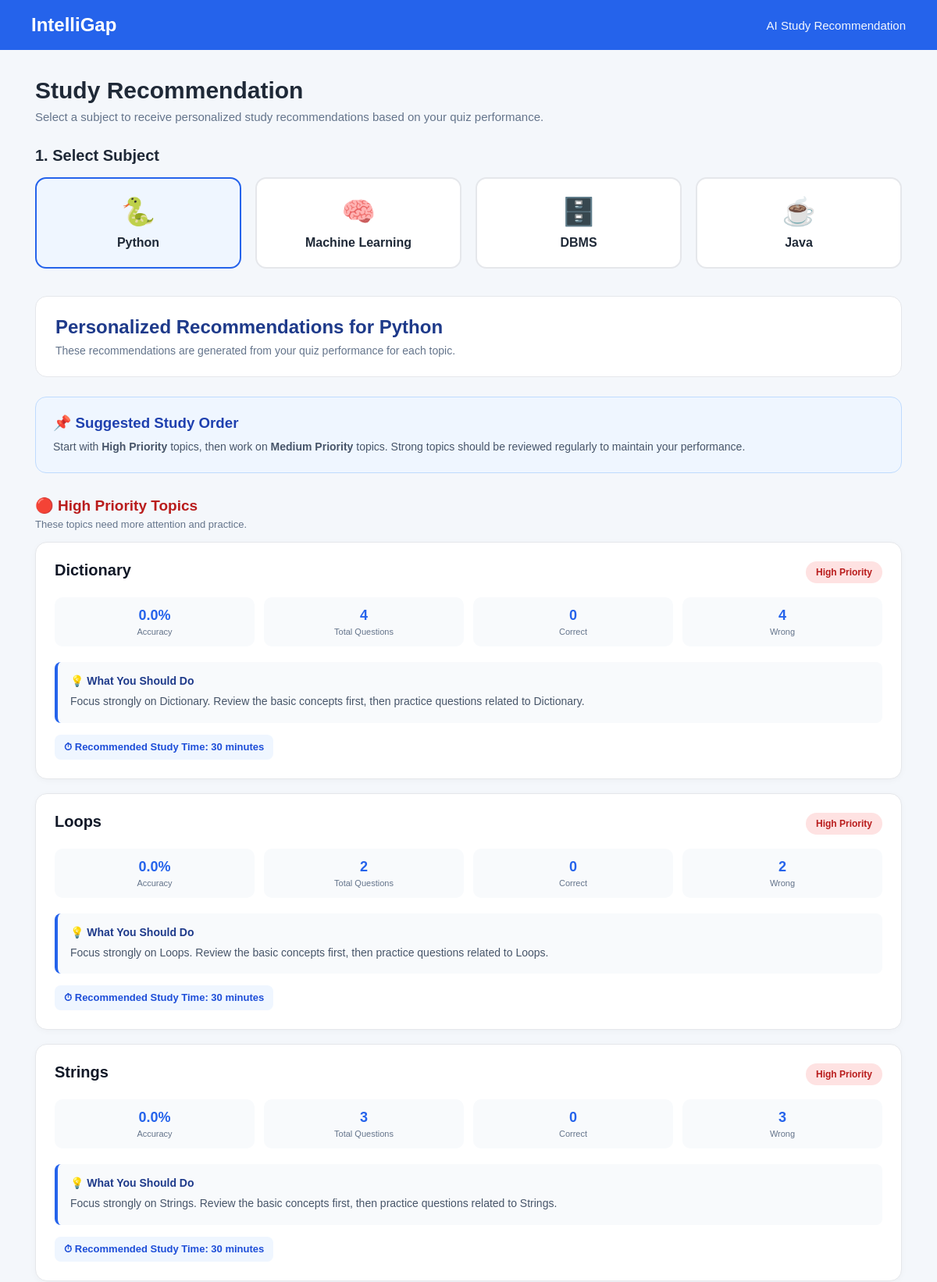
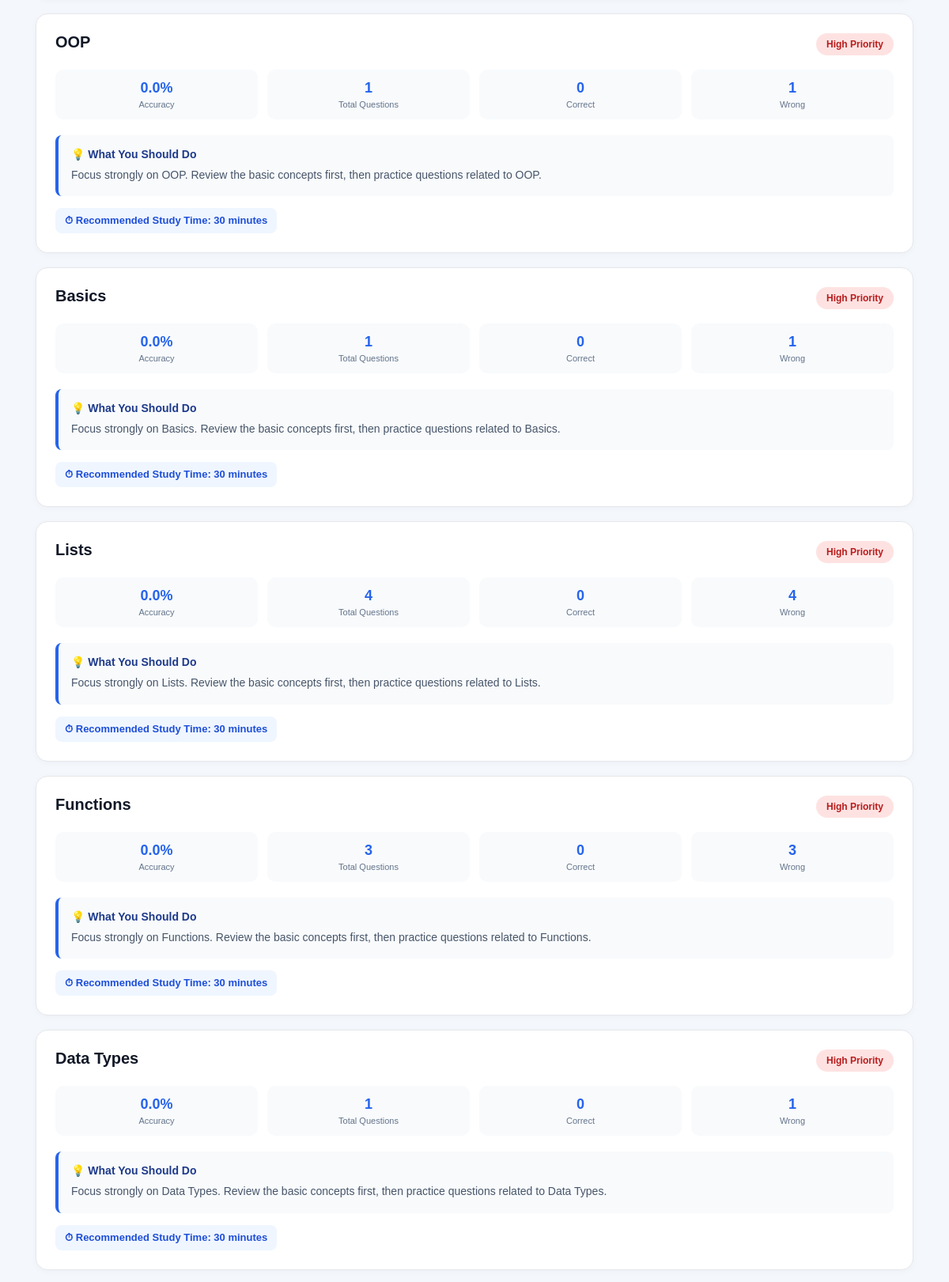
/recommendation/?subject=Python (signed in, upper part), run on the app's committed database (2 pictures, top to bottom).
### accounts/models.py (models this page shows, shortened)
class Question(models.Model):
    SUBJECTS = [
        ("Python", "Python"),
        ("Machine Learning", "Machine Learning"),
        ("DBMS", "DBMS"),
        ("Java", "Java"),
    ]
    QUESTION_TYPES = [
        ("MCQ", "MCQ"),
        ("FILL", "Fill in the Blank"),
        ("TEXT", "One Line Answer"),
    ]
    subject = models.CharField(
        max_length=50,
        choices=SUBJECTS
    )
    topic = models.CharField(max_length=100)
    question_type = models.CharField(
        max_length=10,
        choices=QUESTION_TYPES
    )
    question = models.TextField()
    option1 = models.CharField(
        max_length=200,
        blank=True
    )
    option2 = models.CharField(
        max_length=200,
        blank=True
    )
    option3 = models.CharField(
        max_length=200,
        blank=True
    )
    option4 = models.CharField(
        max_length=200,
        blank=True
    )
    answer = models.CharField(max_length=200)

### accounts/views/recommendation_views.py (the view)
def recommendation(request):
    student_id = request.session.get("student_id")
    if not student_id:
        return redirect("/login/")
    try:
        student = Student.objects.get(id=student_id)
    except Student.DoesNotExist:
        request.session.flush()
        return redirect("/login/")
    subjects = [
        {
            "name": "Python",
            "icon": "🐍"
        },
        {
            "name": "Machine Learning",
            "icon": "🧠"
        },
        {
            "name": "DBMS",
            "icon": "🗄️"
        },
        {
            "name": "Java",
            "icon": "☕"
        }
    ]
    selected_subject = request.GET.get(
        "subject",
        ""
    )
    answers = QuizAnswer.objects.filter(
        quiz_result__student=student
    ).select_related(
        "question",
        "quiz_result"
    )
    grouped_topics = {}
    for answer in answers:
        subject = answer.quiz_result.subject
        topic = answer.question.topic
        key = (
            subject,
            topic
        )
        if key not in grouped_topics:
            grouped_topics[key] = {
                "subject": subject,
                "topic": topic,
                "total": 0,
                "correct": 0
            }
        grouped_topics[key]["total"] += 1
        if answer.is_correct:
            grouped_topics[key]["correct"] += 1
    topic_data = []
    for data in grouped_topics.values():
        total = data["total"]
        correct = data["correct"]
        if total == 0:
            accuracy = 0
        else:
            accuracy = round(
                (correct / total) * 100,
                1
            )
        wrong = total - correct
        if accuracy < 50:
            level = "weak"
            priority = "High"
        elif accuracy < 75:
            level = "moderate"
            priority = "Medium"
        else:
            level = "strong"
            priority = "Low"
        recommendation_text = ""
        if level == "weak":
            recommendation_text = (
                f"Focus strongly on {data['topic']}. "
                f"Review the basic concepts first, "
                f"then practice questions related to "
                f"{data['topic']}."
            )
        elif level == "moderate":
            recommendation_text = (
                f"Revise the important concepts of "
                f"{data['topic']} and solve additional "
                f"practice questions to improve accuracy."
            )
        else:
            recommendation_text = (
                f"You are performing well in "
                f"{data['topic']}. "
                f"Continue practicing to maintain "
                f"your understanding."
            )
        if level == "weak":
            study_time = "30 minutes"
        elif level == "moderate":
            study_time = "20 minutes"
        else:
            study_time = "10 minutes"
        topic_data.append(
            {
                "subject": data["subject"],
                "topic": data["topic"],
                "total": total,
                "correct": correct,
                "wrong": wrong,
                "accuracy": accuracy,
                "level": level,
                "priority": priority,
                "recommendation": recommendation_text,
                "study_time": study_time,
            }
        )
    subject_topics = []
    if selected_subject:
        subject_topics = [
            item
            for item in topic_data
            if item["subject"] == selected_subject
        ]
    priority_order = {
        "High": 1,
        "Medium": 2,
        "Low": 3
    }
    subject_topics.sort(
        key=lambda item:
        priority_order[item["priority"]]
    )
    weak_topics = [
        item
        for item in subject_topics
        if item["level"] == "weak"
    ]
    moderate_topics = [
        item
        for item in subject_topics
        if item["level"] == "moderate"
    ]
    strong_topics = [
        item
        for item in subject_topics
        if item["level"] == "strong"
    ]
    has_data = answers.exists()
    context = {
        "student": student,
        "subjects": subjects,
        "has_data": has_data,
        "selected_subject": selected_subject,
        "subject_topics": subject_topics,
        "weak_topics": weak_topics,
        "moderate_topics": moderate_topics,
        "strong_topics": strong_topics,
    }
    return render(
        request,
        "accounts/recommendation.html",
        context
    )

### accounts/templates/accounts/recommendation.html (shortened to what this page needs)
<!DOCTYPE html>
<html lang="en">
<head>
</head>
<body>
    <header class="header">
        <div class="logo">IntelliGap</div>
        <div class="header-title">AI Study Recommendation</div>
    </header>
    <main class="container">
        <h1 class="page-title">Study Recommendation</h1>
        <p class="page-description">
            Select a subject to receive personalized study recommendations
            based on your quiz performance.
        </p>
        <h2 class="section-title">1. Select Subject</h2>
        <div class="subjects">
            {% for subject in subjects %}
            <a
                href="?subject={{ subject.name|urlencode }}"
                class="subject-card {% if selected_subject == subject.name %}active{% endif %}"
            >
                <div class="subject-icon">
                    {{ subject.icon }}
                </div>
                <div class="subject-name">
                    {{ subject.name }}
                </div>
            </a>
            {% endfor %}
        </div>
        {% if not selected_subject %}
            <div class="empty-box">
                <div class="empty-icon">📚</div>
                <h2>Select a Subject</h2>
                <p>
                    Choose Python, Machine Learning, DBMS, or Java
                    to view your personalized study recommendations.
                </p>
            </div>
        {% else %}
            <div class="recommendation-header">
                <h2>
                    Personalized Recommendations for {{ selected_subject }}
                </h2>
                <p>
                    These recommendations are generated from your
                    quiz performance for each topic.
                </p>
            </div>
            <div class="study-order">
                <h3>📌 Suggested Study Order</h3>
                <p>
                    Start with <strong>High Priority</strong> topics,
                    then work on <strong>Medium Priority</strong> topics.
                    Strong topics should be reviewed regularly to maintain
                    your performance.
                </p>
            </div>
            {% if weak_topics %}
                <div class="level-section">
                    <div class="level-title weak-title">
                        🔴 High Priority Topics
                    </div>
                    <div class="level-description">
                        These topics need more attention and practice.
                    </div>
                </div>
                {% for topic in weak_topics %}
                    <div class="topic-card">
                        <div class="topic-top">
                            <div class="topic-name">
                                {{ topic.topic }}
                            </div>
                            <span class="priority priority-high">
                                High Priority
                            </span>
                        </div>
                        <div class="stats">
                            <div class="stat">
                                <div class="stat-value">
                                    {{ topic.accuracy }}%
                                </div>
                                <div class="stat-label">
                                    Accuracy
                                </div>
                            </div>
                            <div class="stat">
                                <div class="stat-value">
                                    {{ topic.total }}
                                </div>
                                <div class="stat-label">
                                    Total Questions
                                </div>
                            </div>
                            <div class="stat">
                                <div class="stat-value">
                                    {{ topic.correct }}
                                </div>
                                <div class="stat-label">
                                    Correct
                                </div>
                            </div>
                            <div class="stat">
                                <div class="stat-value">
                                    {{ topic.wrong }}
                                </div>
                                <div class="stat-label">
                                    Wrong
                                </div>
                            </div>
                        </div>
                        <div class="recommendation-content">
                            <h4>💡 What You Should Do</h4>
                            <p>
                                {{ topic.recommendation }}
                            </p>
                        </div>
                        <div class="study-time">
                            ⏱ Recommended Study Time:
                            {{ topic.study_time }}
                        </div>
                    </div>
                {% endfor %}
            {% endif %}
        {% endif %}
    </main>
</body>
</html>

### accounts/templates/accounts/recommendation.html (style rules this page uses)
* { box-sizing: border-box; margin: 0; padding: 0; font-family: Arial, sans-serif; }
body { background: #f4f7fb; color: #1f2937; }
.header { background: #2563eb; color: white; padding: 18px 40px; display: flex; justify-content: space-between; align-items: center; }
.logo { font-size: 24px; font-weight: bold; }
.header-title { font-size: 15px; opacity: 0.95; }
.container { max-width: 1150px; margin: 35px auto; padding: 0 20px; }
.page-title { font-size: 30px; font-weight: 700; margin-bottom: 8px; }
.page-description { color: #64748b; margin-bottom: 30px; font-size: 15px; }
.section-title { font-size: 20px; font-weight: 700; margin-bottom: 16px; }
.subjects { display: grid; grid-template-columns: repeat(4, 1fr); gap: 18px; margin-bottom: 35px; }
.subject-card { background: white; border: 2px solid #e5e7eb; border-radius: 14px; padding: 22px; text-decoration: none; color: #1f2937; transition: 0.2s; text-align: center; }
.subject-card.active { border-color: #2563eb; background: #eff6ff; }
.subject-icon { font-size: 35px; margin-bottom: 10px; }
.subject-name { font-size: 16px; font-weight: 600; }
.recommendation-header { background: white; border-radius: 15px; padding: 25px; margin-bottom: 25px; border: 1px solid #e5e7eb; }
.recommendation-header h2 { color: #1e3a8a; margin-bottom: 8px; }
.recommendation-header p { color: #64748b; font-size: 14px; }
.study-order { background: #eff6ff; border: 1px solid #bfdbfe; border-radius: 14px; padding: 22px; margin-bottom: 25px; }
.study-order h3 { color: #1e40af; margin-bottom: 8px; }
.study-order p { color: #475569; font-size: 14px; line-height: 1.6; }
.topic-card { background: white; border: 1px solid #e5e7eb; border-radius: 15px; padding: 24px; margin-bottom: 18px; box-shadow: 0 2px 8px rgba(0, 0, 0, 0.03); }
.topic-top { display: flex; justify-content: space-between; align-items: flex-start; gap: 15px; margin-bottom: 18px; }
.topic-name { font-size: 20px; font-weight: 700; color: #111827; }
.priority { padding: 7px 13px; border-radius: 20px; font-size: 12px; font-weight: 700; }
.priority-high { background: #fee2e2; color: #b91c1c; }
.stats { display: grid; grid-template-columns: repeat(4, 1fr); gap: 12px; margin-bottom: 20px; }
.stat { background: #f8fafc; border-radius: 10px; padding: 13px; text-align: center; }
.stat-value { font-size: 18px; font-weight: 700; color: #2563eb; }
.stat-label { font-size: 11px; color: #64748b; margin-top: 4px; }
.recommendation-content { background: #f8fafc; border-left: 4px solid #2563eb; padding: 16px; border-radius: 8px; margin-bottom: 15px; }
.recommendation-content h4 { font-size: 14px; margin-bottom: 7px; color: #1e3a8a; }
.recommendation-content p { font-size: 14px; color: #475569; line-height: 1.6; }
.study-time { display: inline-flex; align-items: center; gap: 7px; background: #eff6ff; color: #1d4ed8; padding: 8px 12px; border-radius: 8px; font-size: 13px; font-weight: 600; }
.level-section { margin-top: 30px; margin-bottom: 15px; }
.level-title { font-size: 19px; font-weight: 700; }
.level-description { color: #64748b; font-size: 13px; margin-top: 5px; }
.weak-title { color: #b91c1c; }

### data on the page
Question: topic "Dictionary"
Question: topic "Loops"
Question: topic "Strings"
Question: topic "OOP"
Question: topic "Basics"
Question: topic "Lists"
Question: topic "Functions"
Question: topic "Data Types"

### other printed values
{{ subject.icon }} "🐍" "🧠" "🗄️" "☕"
{{ subject.name }} "Python" "Machine Learning" "DBMS" "Java"
{{ selected_subject }} "Python"
{{ topic.accuracy }} "0.0" "0.0" "0.0" "0.0" "0.0" "0.0" "0.0" "0.0"
{{ topic.total }} "4" "2" "3" "1" "1" "4" "3" "1"
{{ topic.correct }} "0" "0" "0" "0" "0" "0" "0" "0"
{{ topic.wrong }} "4" "2" "3" "1" "1" "4" "3" "1"
{{ topic.recommendation }} "Focus strongly on Dictionary. Review the basic concepts first, then practice questions related to Dictionary." "Focus strongly on Loops. Review the basic concepts first, then practice questions related to Loops." "Focus strongly on Strings. Review the basic concepts first, then practice questions related to Strings." "Focus strongly on OOP. Review the basic concepts first, then practice questions related to OOP." "Focus strongly on Basics. Review the basic concepts first, then practice questions related to Basics." "Focus strongly on Lists. Review the basic concepts first, then practice questions related to Lists." "Focus strongly on Functions. Review the basic concepts first, then practice questions related to Functions." "Focus strongly on Data Types. Review the basic concepts first, then practice questions related to Data Types."
{{ topic.study_time }} "30 minutes" "30 minutes" "30 minutes" "30 minutes" "30 minutes" "30 minutes" "30 minutes" "30 minutes"
